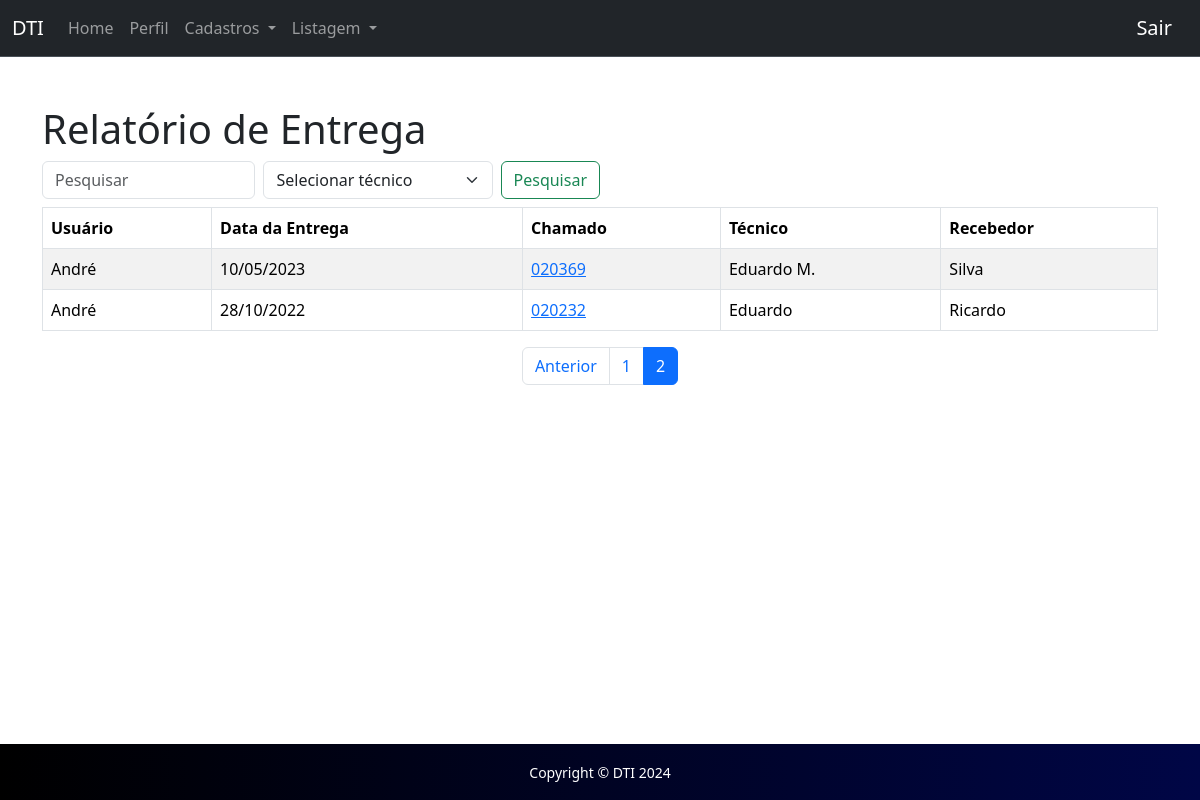
The app's page /home/relatorio.php?page=2 (signed in) with its own data.
### tables this page shows
CREATE TABLE `tabela` (
  `id` int(11) NOT NULL,
  `id_usuario` int(11) NOT NULL,
  `data` varchar(15) NOT NULL,
  `chamado` varchar(20) NOT NULL,
  `id_tecnico` int(11) NOT NULL,
  `recebedor` varchar(100) NOT NULL
);

CREATE TABLE `usuario` (
  `id` int(11) NOT NULL,
  `nome` varchar(100) NOT NULL,
  `senha` varchar(100) NOT NULL,
  `status` int(1) NOT NULL
);

CREATE TABLE `tecnico` (
  `id` int(11) NOT NULL,
  `nome` varchar(100) NOT NULL,
  `status` int(1) NOT NULL
);

### home/relatorio.php (the view, shortened to what this page needs)
<?php
    require_once('../conexao.php');
    $V_WHERE = "";
    $T_WHERE = "";
    $itens_por_pagina = 15;
    $pagina = isset($_GET['page']) ? $_GET['page'] : 1;
    $offset = ($pagina - 1) * $itens_por_pagina;
    $sql_count = "SELECT COUNT(*) AS total FROM tabela WHERE 1 = 1 " . $V_WHERE . $T_WHERE;
    $resultado_count = mysqli_query($conexao, $sql_count);
    $linha_count = mysqli_fetch_assoc($resultado_count);
    $total_registros = $linha_count['total'];
    $total_paginas = ceil($total_registros / $itens_por_pagina);
    $sql = "SELECT tabela.*, usuario.nome AS nome_usuario, tecnico.nome AS nome_tecnico
              FROM tabela
              INNER JOIN usuario ON tabela.id_usuario = usuario.id
              INNER JOIN tecnico ON tabela.id_tecnico = tecnico.id
              WHERE 1 = 1 " . $V_WHERE . $T_WHERE . "
              ORDER BY STR_TO_DATE(tabela.data, '%d/%m/%Y') DESC
              LIMIT $itens_por_pagina OFFSET $offset";
    $resultado = mysqli_query($conexao, $sql);
?>
<!DOCTYPE html>
<html lang="pt-br">
<head>
    <link href="https://cdn.jsdelivr.net/npm/bootstrap@5.3.3/dist/css/bootstrap.min.css" rel="stylesheet">
</head>
<body>
    <?php require_once("../template/menu01.php") ?>
    <main class="container mt-5">
        <h1>Relatório de Entrega</h1>
        <form class="d-flex col-6 mt-2 mb-2" method="post" role="search">
            <input class="form-control me-2" type="search" name="search" placeholder="Pesquisar" aria-label="Search">
            <select class="form-select me-2" name="search-tec" id="search-tec">
                <option selected value="">Selecionar técnico</option>
            </select>
            <button class="btn btn-outline-success" type="submit" name="pesquisar">Pesquisar</button>
        </form>
        <table class="table table-striped table-bordered">
            <thead>
                <tr>
                    <th>Usuário</th>
                    <th>Data da Entrega</th>
                    <th>Chamado</th>
                    <th>Técnico</th>
                    <th>Recebedor</th>
                </tr>
            </thead>
            <tbody>
                <?php
                    while ($linha = mysqli_fetch_array($resultado)) {
                ?>
                <tr>
                    <td><?= $linha['nome_usuario'] ?></td>
                    <td><?= $linha['data'] ?></td>
                    <td><a href="http://sup.umuarama.pr.gov.br/scp/tickets.php?id=<?= $linha['chamado'] ?>" target="_blank"><?= $linha['chamado'] ?></a></td>
                    <td><?= $linha['nome_tecnico'] ?></td>
                    <td><?= $linha['recebedor'] ?></td>
                </tr>
                <?php } ?>
            </tbody>
        </table>
        <nav aria-label="Paginação">
            <ul class="pagination justify-content-center">
                <?php if ($pagina > 1): ?>
                    <li class="page-item"><a class="page-link" href="?page=<?= $pagina - 1 ?>">Anterior</a></li>
                <?php endif; ?>
                <?php for ($i = 1; $i <= $total_paginas; $i++): ?>
                    <li class="page-item <?= ($pagina == $i) ? 'active' : '' ?>"><a class="page-link" href="?page=<?= $i ?>"><?= $i ?></a></li>
                <?php endfor; ?>
            </ul>
        </nav>
    </main>
    <?php require_once("../template/rodape01.php") ?>
</body>
</html>

### home/relatorio.php (style rules this page uses)
body { display: flex; flex-direction: column; min-height: 100vh; }
main { flex: 1; }

### records on screen
tabela: id_usuario.nome "André", data "10/05/2023", chamado "020369", id_tecnico.nome "Eduardo M.", recebedor "Silva"
tabela: id_usuario.nome "André", data "28/10/2022", chamado "020232", id_tecnico.nome "Eduardo", recebedor "Ricardo"
